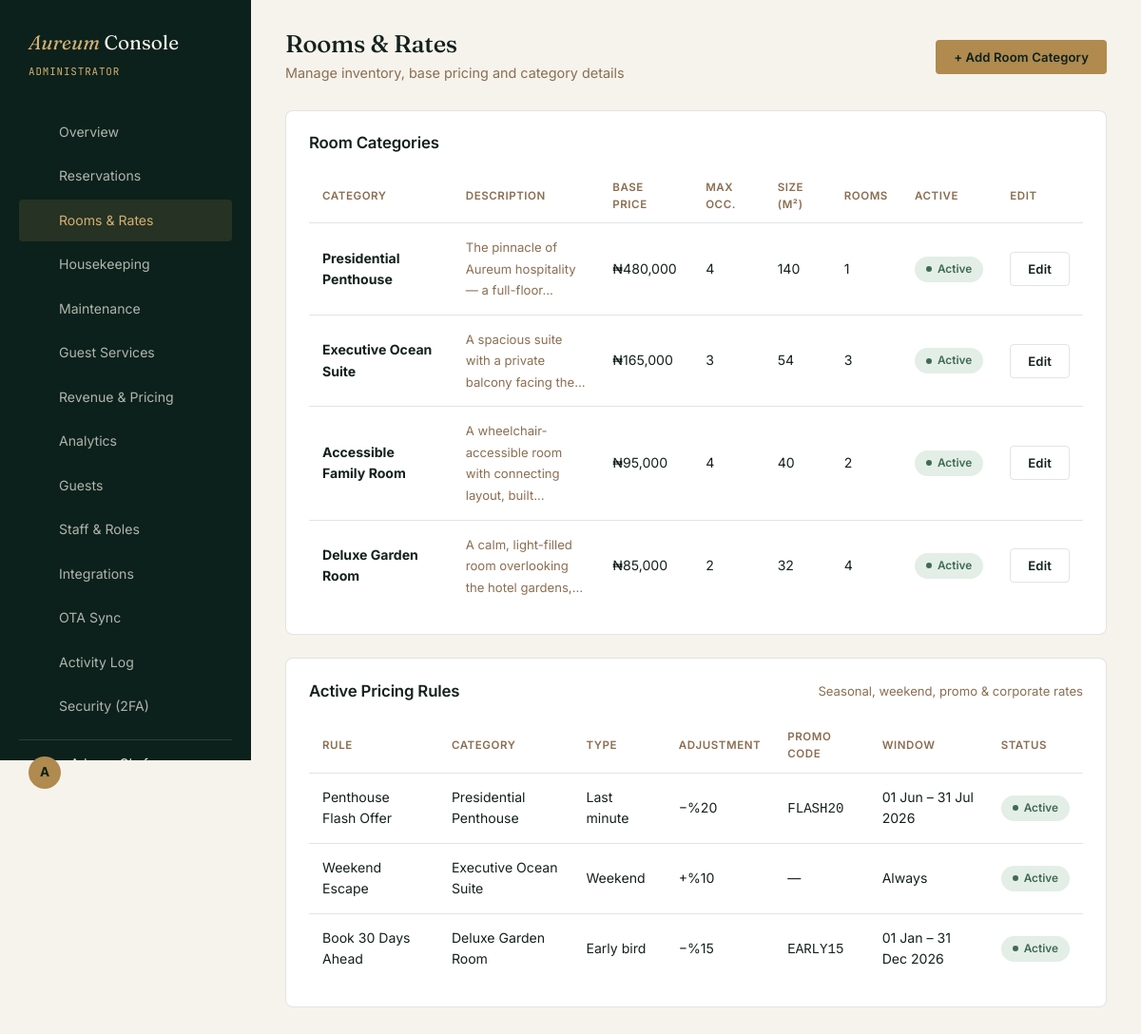
Page /admin/rooms.php (signed in) on the committed database.
### tables this page shows
CREATE TABLE room_categories (
    id INT AUTO_INCREMENT PRIMARY KEY,
    property_id INT NOT NULL,
    name VARCHAR(100) NOT NULL,
    description TEXT,
    base_price DECIMAL(10,2) NOT NULL,
    max_occupancy INT NOT NULL DEFAULT 2,
    bed_configuration VARCHAR(150),
    size_sqm INT,
    view_type VARCHAR(100),
    is_accessible TINYINT(1) DEFAULT 0,
    amenities TEXT COMMENT 'JSON array of amenity strings',
    main_image VARCHAR(255),
    bathroom_image VARCHAR(255) DEFAULT NULL,
    toilet_image VARCHAR(255) DEFAULT NULL,
    gallery_images TEXT COMMENT 'JSON array of image paths',
    virtual_tour_url VARCHAR(255),
    video_url VARCHAR(255),
    is_active TINYINT(1) DEFAULT 1,
    created_at TIMESTAMP DEFAULT CURRENT_TIMESTAMP,
    FOREIGN KEY (property_id) REFERENCES properties(id) ON DELETE CASCADE
);

CREATE TABLE pricing_rules (
    id INT AUTO_INCREMENT PRIMARY KEY,
    category_id INT NOT NULL,
    rule_type ENUM('seasonal','weekend','holiday','promo','corporate','group','early_bird','last_minute') NOT NULL,
    name VARCHAR(150) NOT NULL,
    start_date DATE,
    end_date DATE,
    adjustment_type ENUM('fixed_price','percent_discount','percent_increase','fixed_discount') NOT NULL,
    adjustment_value DECIMAL(10,2) NOT NULL,
    promo_code VARCHAR(50) DEFAULT NULL,
    min_stay_nights INT DEFAULT 1,
    is_active TINYINT(1) DEFAULT 1,
    created_at TIMESTAMP DEFAULT CURRENT_TIMESTAMP,
    FOREIGN KEY (category_id) REFERENCES room_categories(id) ON DELETE CASCADE
);

### includes/functions.php (called while the page is built, shortened)
<?php
function sanitize($str) {
    return htmlspecialchars(trim($str ?? ''), ENT_QUOTES, 'UTF-8');
}
function truncateText($text, $maxLength = 90, $suffix = '…') {
    $text = trim($text ?? '');
    $truncated = substr($text, 0, $maxLength);
    $lastSpace = strrpos($truncated, ' ');
    if ($lastSpace !== false) $truncated = substr($truncated, 0, $lastSpace);
    return $truncated . $suffix;
}

### admin/rooms.php (the view, shortened to what this page needs)
<?php
require_once __DIR__ . '/../includes/functions.php';
$db = getDB();
$stmt = $db->query("SELECT rc.*, COUNT(rm.id) AS room_count FROM room_categories rc
    LEFT JOIN rooms rm ON rm.category_id = rc.id GROUP BY rc.id ORDER BY rc.base_price DESC");
$categories = $stmt->fetchAll();
$stmt = $db->query("SELECT pr.*, rc.name AS category_name FROM pricing_rules pr
    JOIN room_categories rc ON pr.category_id = rc.id ORDER BY pr.is_active DESC, pr.id DESC");
$pricingRules = $stmt->fetchAll();
?>
<!DOCTYPE html>
<html lang="en">
<head>
<link rel="stylesheet" href="<?= BASE_URL ?>/assets/css/style.css">
<link rel="stylesheet" href="<?= BASE_URL ?>/assets/css/dashboard.css">
</head>
<body>
<div class="dash-shell">
  <?php require __DIR__ . '/../includes/admin-sidebar.php'; ?>
  <main class="dash-main">
    <div class="dash-topbar">
      <div>
        <h1>Rooms &amp; Rates</h1>
        <div class="sub">Manage inventory, base pricing and category details</div>
      </div>
      <button class="btn btn-primary btn-sm" onclick="document.getElementById('dlg-new').showModal()">+ Add Room Category</button>
    </div>
    <div class="dash-panel">
      <div class="dash-panel-head"><h3>Room Categories</h3></div>
      <div class="table-scroll">
        <table class="data-table">
          <thead><tr><th>Category</th><th>Description</th><th>Base Price</th><th>Max Occ.</th><th>Size (m²)</th><th>Rooms</th><th>Active</th><th>Edit</th></tr></thead>
          <tbody>
            <?php foreach ($categories as $cat): ?>
            <tr>
              <td><strong><?= sanitize($cat['name']) ?></strong></td>
              <td style="max-width:200px;"><span style="font-size:0.82rem;color:var(--clay);"><?= sanitize(truncateText($cat['description'] ?? '', 60)) ?></span></td>
              <td>₦<?= number_format($cat['base_price']) ?></td>
              <td><?= $cat['max_occupancy'] ?></td>
              <td><?= $cat['size_sqm'] ?></td>
              <td><?= $cat['room_count'] ?></td>
              <td><span class="pill pill-<?= $cat['is_active'] ? 'confirmed' : 'cancelled' ?>"><?= $cat['is_active'] ? 'Active' : 'Inactive' ?></span></td>
              <td><button class="btn btn-outline btn-sm" onclick="document.getElementById('edit-<?= $cat['id'] ?>').showModal()">Edit</button></td>
            </tr>
            <?php endforeach; ?>
          </tbody>
        </table>
      </div>
    </div>
    <div class="dash-panel">
      <div class="dash-panel-head"><h3>Active Pricing Rules</h3><span class="muted" style="font-size:0.82rem;">Seasonal, weekend, promo &amp; corporate rates</span></div>
      <div class="table-scroll">
        <table class="data-table">
          <thead><tr><th>Rule</th><th>Category</th><th>Type</th><th>Adjustment</th><th>Promo Code</th><th>Window</th><th>Status</th></tr></thead>
          <tbody>
            <?php foreach ($pricingRules as $rule): ?>
            <tr>
              <td><?= sanitize($rule['name']) ?></td>
              <td><?= sanitize($rule['category_name']) ?></td>
              <td><?= str_replace('_',' ',ucfirst($rule['rule_type'])) ?></td>
              <td>
                <?php
                  $sign = in_array($rule['adjustment_type'], ['percent_increase']) ? '+' : '−';
                  $unit = strpos($rule['adjustment_type'], 'percent') !== false ? '%' : '₦';
                  echo $rule['adjustment_type'] === 'fixed_price' ? '= ₦' . number_format($rule['adjustment_value']) : $sign . $unit . number_format($rule['adjustment_value']);
                ?>
              </td>
              <td><?= $rule['promo_code'] ? '<code>' . sanitize($rule['promo_code']) . '</code>' : '—' ?></td>
              <td><?= $rule['start_date'] ? date('d M', strtotime($rule['start_date'])) . ' – ' . date('d M Y', strtotime($rule['end_date'])) : 'Always' ?></td>
              <td><span class="pill pill-<?= $rule['is_active'] ? 'confirmed' : 'cancelled' ?>"><?= $rule['is_active'] ? 'Active' : 'Inactive' ?></span></td>
            </tr>
            <?php endforeach; ?>
          </tbody>
        </table>
      </div>
    </div>
  </main>
</div>
</body>
</html>

### includes/admin-sidebar.php (shortened to what this page needs)
<?php
$role = $_SESSION['staff_role'] ?? 'front_desk';
$currentPage = basename($_SERVER['PHP_SELF']);
$navItems = [
    ['href' => 'index.php',          'label' => 'Overview',        'icon' => 'grid',     'roles' => ['administrator','general_manager','front_desk','housekeeping','concierge','revenue_manager','maintenance']],
    ['href' => 'reservations.php',   'label' => 'Reservations',    'icon' => 'calendar', 'roles' => ['administrator','general_manager','front_desk']],
    ['href' => 'rooms.php',          'label' => 'Rooms & Rates',   'icon' => 'bed',      'roles' => ['administrator','general_manager','revenue_manager']],
    ['href' => 'housekeeping.php',   'label' => 'Housekeeping',    'icon' => 'sparkle',  'roles' => ['administrator','general_manager','housekeeping','front_desk']],
    ['href' => 'maintenance.php',    'label' => 'Maintenance',     'icon' => 'wrench',   'roles' => ['administrator','general_manager','maintenance']],
    ['href' => 'services.php',       'label' => 'Guest Services',  'icon' => 'bell',     'roles' => ['administrator','general_manager','concierge','front_desk']],
    ['href' => 'revenue.php',        'label' => 'Revenue & Pricing','icon' => 'chart',   'roles' => ['administrator','general_manager','revenue_manager']],
    ['href' => 'analytics.php',      'label' => 'Analytics',       'icon' => 'bar',      'roles' => ['administrator','general_manager','revenue_manager']],
    ['href' => 'guests.php',         'label' => 'Guests',          'icon' => 'user',     'roles' => ['administrator','general_manager','front_desk','concierge']],
    ['href' => 'staff.php',          'label' => 'Staff & Roles',   'icon' => 'users',    'roles' => ['administrator']],
    ['href' => 'integrations.php',   'label' => 'Integrations',    'icon' => 'plug',     'roles' => ['administrator']],
    ['href' => 'ota-sync.php',       'label' => 'OTA Sync',        'icon' => 'plug',     'roles' => ['administrator','general_manager','revenue_manager']],
    ['href' => 'activity-log.php',   'label' => 'Activity Log',    'icon' => 'shield',   'roles' => ['administrator','general_manager']],
    ['href' => 'two-factor-setup.php','label' => 'Security (2FA)', 'icon' => 'lock',     'roles' => ['administrator','general_manager','front_desk','housekeeping','concierge','revenue_manager','maintenance']],
];
$icons = [
  'grid' => '<rect x="3" y="3" width="7" height="7" rx="1"/><rect x="14" y="3" width="7" height="7" rx="1"/><rect x="3" y="14" width="7" height="7" rx="1"/><rect x="14" y="14" width="7" height="7" rx="1"/>',
  'calendar' => '<rect x="3" y="5" width="18" height="16" rx="2"/><path d="M3 9h18M8 3v4M16 3v4"/>',
  'bed' => '<path d="M3 18v-7a2 2 0 0 1 2-2h14a2 2 0 0 1 2 2v7M3 18h18M3 18v2M21 18v2M3 13h18"/>',
  'sparkle' => '<path d="M12 3l1.5 4.5L18 9l-4.5 1.5L12 15l-1.5-4.5L6 9l4.5-1.5L12 3z"/>',
  'wrench' => '<path d="M14.7 6.3a1 1 0 0 0 0 1.4l1.6 1.6a1 1 0 0 0 1.4 0l3.77-3.77a6 6 0 0 1-7.94 7.94l-6.91 6.91a2.12 2.12 0 0 1-3-3l6.91-6.91a6 6 0 0 1 7.94-7.94l-3.76 3.77z"/>',
  'bell' => '<path d="M18 8a6 6 0 1 0-12 0c0 7-3 9-3 9h18s-3-2-3-9"/><path d="M13.7 21a2 2 0 0 1-3.4 0"/>',
  'chart' => '<path d="M3 3v18h18"/><path d="M18 9l-5 5-3-3-4 4"/>',
  'bar' => '<rect x="4" y="10" width="3" height="10"/><rect x="10.5" y="6" width="3" height="14"/><rect x="17" y="13" width="3" height="7"/>',
  'user' => '<circle cx="12" cy="8" r="4"/><path d="M4 21v-1a7 7 0 0 1 7-7h2a7 7 0 0 1 7 7v1"/>',
  'users' => '<circle cx="9" cy="8" r="3.5"/><path d="M2.5 20v-1a6 6 0 0 1 6-6h1a6 6 0 0 1 6 6v1"/><circle cx="17.5" cy="8.5" r="2.7"/>',
  'plug' => '<path d="M9 7V3M15 7V3M7 10h10v3a5 5 0 0 1-10 0v-3z"/><path d="M9 21v-3M15 21v-3"/>',
  'shield' => '<path d="M12 3l8 4v5c0 5-3.5 8-8 9-4.5-1-8-4-8-9V7l8-4z"/>',
  'lock' => '<rect x="4" y="11" width="16" height="9" rx="2"/><path d="M8 11V7a4 4 0 0 1 8 0v4"/>',
];
function svgIcon($name, $icons) {
    return '<svg viewBox="0 0 24 24" fill="none" stroke="currentColor" stroke-width="1.8" stroke-linecap="round" stroke-linejoin="round">' . ($icons[$name] ?? '') . '</svg>';
}
$roleLabels = [
    'administrator'   => 'Administrator',
    'general_manager' => 'General Manager',
    'front_desk'      => 'Front Desk',
    'housekeeping'    => 'Housekeeping',
    'concierge'       => 'Concierge',
    'revenue_manager' => 'Revenue Manager',
    'maintenance'     => 'Maintenance Team',
];
?>
<aside class="dash-sidebar" id="dashSidebar">
  <div class="dash-logo"><span style="color:var(--brass-light);font-style:italic;">Aureum</span> Console</div>
  <div class="dash-role-badge"><?= sanitize($roleLabels[$role] ?? $role) ?></div>
  <nav class="dash-nav">
    <?php foreach ($navItems as $item):
        $isActive = ($currentPage === $item['href']);
    ?>
      <a href="<?= $item['href'] ?>" class="<?= $isActive ? 'active' : '' ?>">
        <?= svgIcon($item['icon'], $icons) ?>
        <span><?= $item['label'] ?></span>
      </a>
    <?php endforeach; ?>
  </nav>
  <div class="dash-user">
    <div class="dash-user-avatar"><?= strtoupper(substr($_SESSION['staff_name'] ?? 'S', 0, 1)) ?></div>
    <div>
      <div class="dash-user-name"><?= sanitize($_SESSION['staff_name'] ?? 'Staff') ?></div>
      <div class="dash-user-mail"><a href="logout.php" style="color:rgba(246,243,236,0.5)">Sign out</a></div>
    </div>
  </div>
</aside>

### assets/css/style.css (style rules this page uses)
:root { --ink: #14211c; --emerald: #14322a; --emerald-deep: #0c211b; --linen: #f6f3ec; --marble: #ece6d8; --brass: #b08a4e; --brass-light: #d4af72; --clay: #8a6e52; --line: rgba(20,33,28,0.12); --line-dark: rgba(246,243,236,0.14); --status-pending: #b08a4e; --status-confirmed: #3f6b53; --status-checkedin: #2c5a8a; --status-checkedout: #5c5c5c; --status-cancelled: #a14b3f; --status-noshow: #7a3030; --font-display: 'Fraunces', Georgia, serif; --font-body: 'Inter', -apple-system, sans-serif; --font-mono: 'JetBrains Mono', monospace; --radius-sm: 4px; --radius-md: 8px; --radius-lg: 14px; --container: 1240px; --shadow-soft: 0 8px 30px rgba(20,33,28,0.08); --shadow-lift: 0 16px 48px rgba(20,33,28,0.16); }
* { margin: 0; padding: 0; box-sizing: border-box; }
html { scroll-behavior: smooth; }
body { font-family: var(--font-body); background: var(--linen); color: var(--ink); line-height: 1.6; -webkit-font-smoothing: antialiased; }
a { color: inherit; text-decoration: none; }
h1, h2, h3, h4 { font-family: var(--font-display); font-weight: 500; letter-spacing: -0.01em; line-height: 1.12; }
h1 { font-size: clamp(2.6rem, 5vw, 4.6rem); font-weight: 400; }
h3 { font-size: 1.5rem; }
.btn { display: inline-flex; align-items: center; justify-content: center; gap: 8px; padding: 14px 28px; font-family: var(--font-body); font-size: 0.92rem; font-weight: 600; letter-spacing: 0.01em; border-radius: var(--radius-sm); border: 1px solid transparent; cursor: pointer; transition: transform 0.25s ease, background 0.25s ease, color 0.25s ease, border-color 0.25s ease; }
.btn-primary { background: var(--brass); color: var(--emerald-deep); }
.btn-outline { background: transparent; border-color: var(--line); color: var(--ink); }
.btn-sm { padding: 9px 18px; font-size: 0.82rem; }
.pill { display: inline-flex; align-items: center; gap: 6px; padding: 4px 12px; border-radius: 999px; font-size: 0.74rem; font-weight: 600; text-transform: capitalize; }
.pill::before { content: ''; width: 6px; height: 6px; border-radius: 50%; background: currentColor; }
.pill-confirmed { background: #e3eee7; color: var(--status-confirmed); }
.muted { color: var(--clay); }

### rows in the picture
room_categories: name "Presidential Penthouse", description "The pinnacle of Aureum hospitality — a full-floor…", base_price "480,000", max_occupancy "4", size_sqm "140", room_count "1", is_active "Active"
room_categories: name "Executive Ocean Suite", description "A spacious suite with a private balcony facing the…", base_price "165,000", max_occupancy "3", size_sqm "54", room_count "3", is_active "Active"
room_categories: name "Accessible Family Room", description "A wheelchair-accessible room with connecting layout, built…", base_price "95,000", max_occupancy "4", size_sqm "40", room_count "2", is_active "Active"
room_categories: name "Deluxe Garden Room", description "A calm, light-filled room overlooking the hotel gardens,…", base_price "85,000", max_occupancy "2", size_sqm "32", room_count "4", is_active "Active"
pricing_rules: name "Penthouse Flash Offer", category.name "Presidential Penthouse", rule_type "Last minute", adjustment_type "−", adjustment_type "%", adjustment_value "20", promo_code "FLASH20", start_date "01 Jun", end_date "31 Jul 2026", is_active "Active"
pricing_rules: name "Weekend Escape", category.name "Executive Ocean Suite", rule_type "Weekend", adjustment_type "+", adjustment_type "%", adjustment_value "10", shows "Always", is_active "Active"
pricing_rules: name "Book 30 Days Ahead", category.name "Deluxe Garden Room", rule_type "Early bird", adjustment_type "−", adjustment_type "%", adjustment_value "15", promo_code "EARLY15", start_date "01 Jan", end_date "31 Dec 2026", is_active "Active"

### other values in the picture
$roleLabels[$role] "ADMINISTRATOR"
$item['label'] "Overview"
$item['label'] "Reservations"
$item['label'] "Rooms & Rates"
$item['label'] "Housekeeping"
$item['label'] "Maintenance"
$item['label'] "Guest Services"
$item['label'] "Revenue & Pricing"
$item['label'] "Analytics"
$item['label'] "Guests"
$item['label'] "Staff & Roles"
$item['label'] "Integrations"
$item['label'] "OTA Sync"
$item['label'] "Activity Log"
$item['label'] "Security (2FA)"
